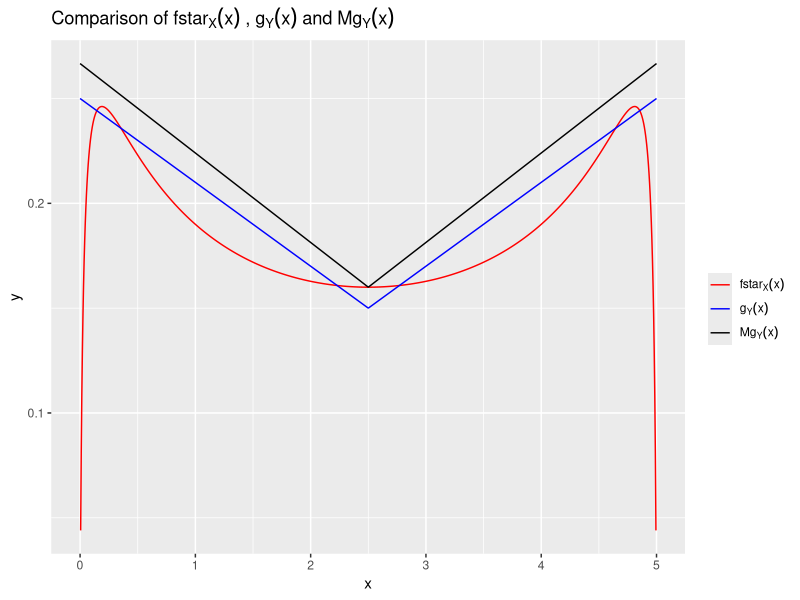
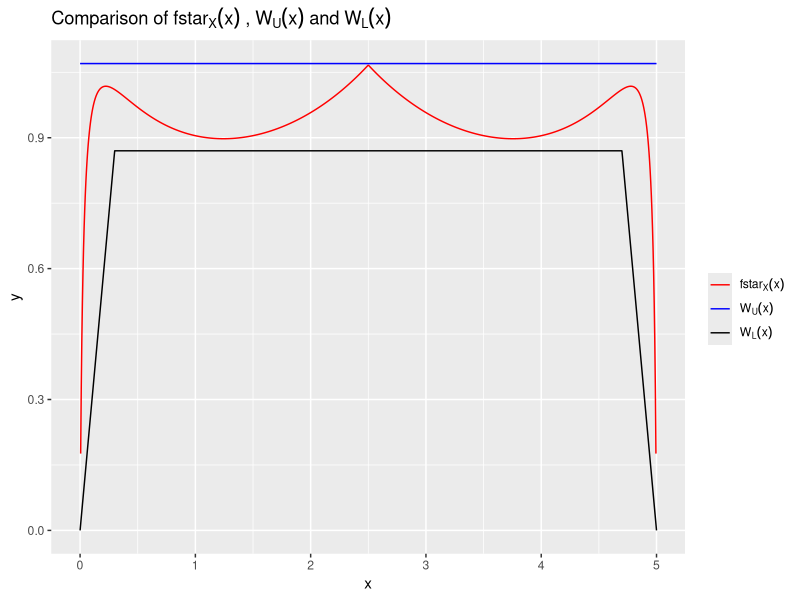
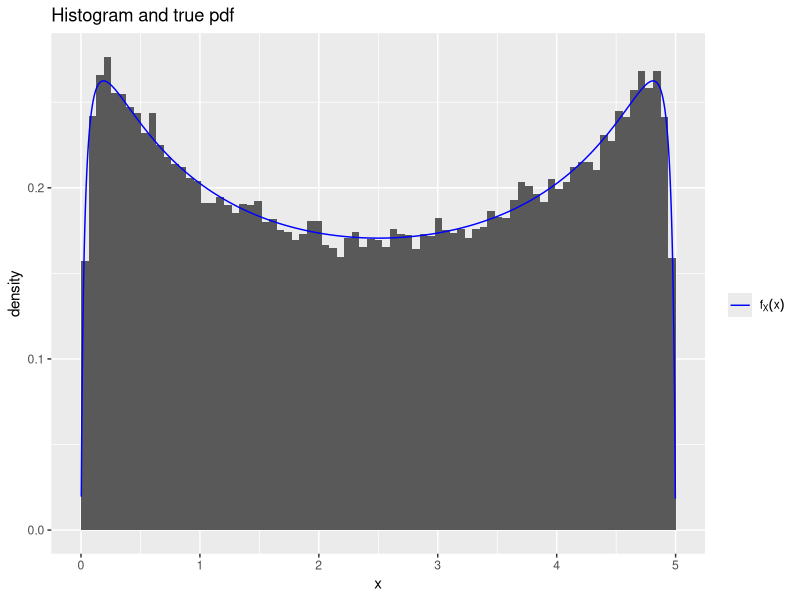
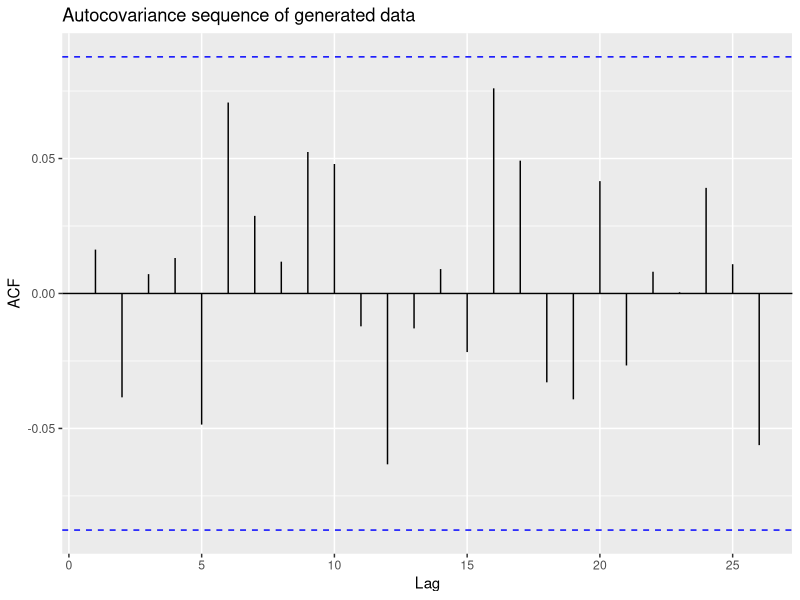
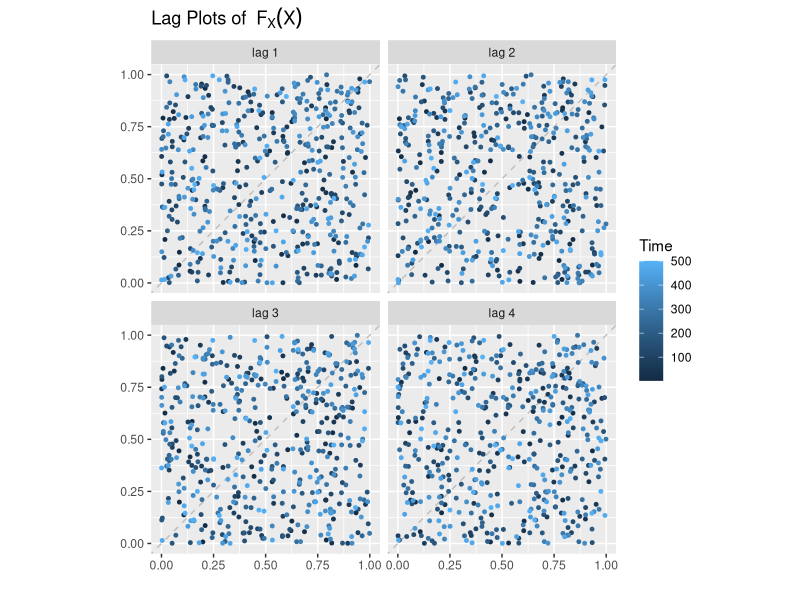
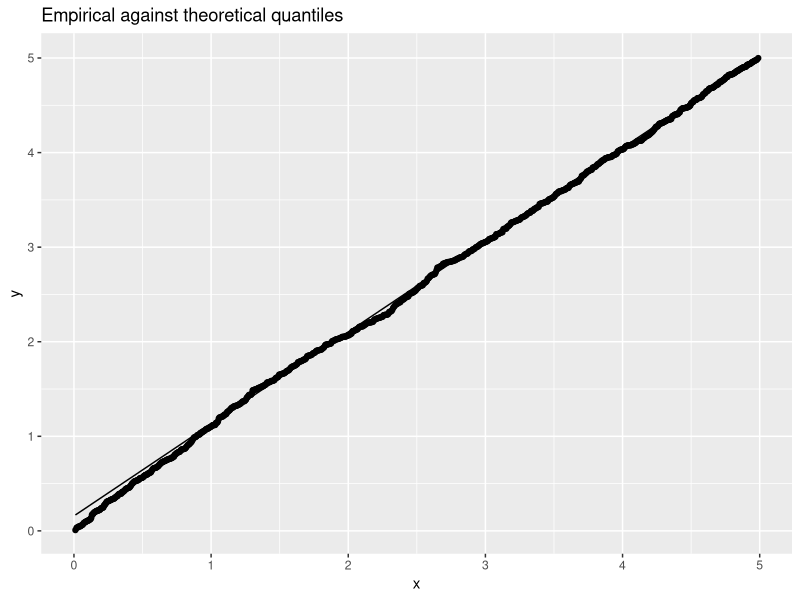

Generate these figures, in order, with R: (Note: a time limit stopped this script after it produced the figures.)
## ---- chunk 1
# Installing packages if required (specifying a mirror to avoid possible errors)
suppressPackageStartupMessages({
if(!require(ggplot2)) install.packages("ggplot2",repos = "http://cran.us.r-project.org")
library(ggplot2,verbose=FALSE,warn.conflicts=FALSE,quietly=TRUE)
})
suppressPackageStartupMessages({
if(!require(pracma)) install.packages("pracma",repos = "http://cran.us.r-project.org")
library(pracma,verbose=FALSE,warn.conflicts=FALSE,quietly=TRUE)
})
suppressPackageStartupMessages({
if(!require(knitr)) install.packages("pracma",repos = "http://cran.us.r-project.org")
library(pracma,verbose=FALSE,warn.conflicts=FALSE,quietly=TRUE)
})
suppressPackageStartupMessages({
if(!require(dplyr)) install.packages("pracma",repos = "http://cran.us.r-project.org")
library(pracma,verbose=FALSE,warn.conflicts=FALSE,quietly=TRUE)
})
suppressPackageStartupMessages({
if(!require(tidyverse)) install.packages("pracma",repos = "http://cran.us.r-project.org")
library(pracma,verbose=FALSE,warn.conflicts=FALSE,quietly=TRUE)
})
## ---- chunk 2
library(knitr)
knitr::opts_chunk$set(warning=FALSE, message=FALSE)
opts_chunk$set(tidy.opts=list(width.cutoff=60),tidy=TRUE)
suppressMessages(library(tidyverse,verbose=FALSE,warn.conflicts=FALSE,quietly=TRUE))
suppressMessages(library(forecast,verbose=FALSE,warn.conflicts =FALSE,quietly=TRUE))

# Function to evaluate f*_X(x)
fstar <- function(x) 1/(x*(5-x))*exp((-1/7)*(log(x/(5-x)))^2) 

gunif <- function(x) 1/5  # Function to evaluate a uniform g_Y_U(x) over x in 0 to 5

# Function to evaluate f*_X(x)/g_Y_U(x)
fstar_gunif <- function(x) (5/(x*(5-x)))*exp((-1/7)*(log(x/(5-x)))^2)  

# I use the optimize function to find M_U, the supremum of f*_X(x)/g_Y_U(x):
M_U <- optimize(fstar_gunif, c(0, 5), maximum=TRUE)$objective

# Evaluating f*_X(x) numerically using the in-built integrate function to find the 
# normalizing constant nc:
int = integrate(fstar,lower=0,upper=5)[1]$value
nc = 1/int

thetaU = int/M_U # Evaluating the acceptance probability thetaU: 76.2%
print(thetaU)
## ---- chunk 3
g <- function(y) # Function to evaluate g_Y(x)
{ifelse(y<=5/2, -0.04*y+0.25, 0.04*y+0.05)}

fstar_g <- function(x) # Function to evaluate f*_X(x)/g_Y(x) 
{ifelse(x<=5/2, fstar(x)/(-0.04*x+0.25),fstar(x)/(0.04*x+0.05))}
        
# I use the optimize function again to find M, the supremum of f*/g:
M <- optimize(fstar_g, c(0, 5), maximum=TRUE)$objective

# Evaluating the acceptance probability theta:
theta = int/M
print(theta)
## ---- chunk 4
# Obtain all the data required for the plots:
x=seq(0,5,l=1000)
fgx = data.frame(x=x, fx=fstar(x), gx=g(x), Mgx = M*g(x))
mylabs=list(expression(fstar[X](x)),expression(g[Y](x)),expression(Mg[Y](x)))

# Plots a comparison of f*_X, g_Y and Mg_Y:
p <- ggplot(fgx)
p + geom_line(aes(x,fx,colour="fx"))+
  geom_line(aes(x,gx,colour="fy"))+ 
  geom_line(aes(x,Mgx,colour="fz"))+
  labs(y="y", title=expression("Comparison of"~fstar[X](x)~"," ~g[Y](x)~"and"~Mg[Y](x)))+
  scale_colour_manual("", values=c("fx"="red","fy"="blue","fz"="black"), labels=mylabs)
## ---- chunk 5
trap <- function(u) # Function that generates from g using inversion
{
ifelse(u<=0.5, 6.25-25*sqrt(0.0625-0.08*u), -1.25+25*sqrt(-0.0175+0.08*u))
}

# Code for rejection sampling using Mg_Y as an envelope:
rds <- function(n){
  x <- vector()  # Simulated values in x
  p <- vector() # Estimated acceptance probabilities in p
  len_x = 0
  mult = 1/theta # 1/acceptance probability
  while(len_x <= n){
    n_to_gen = max((n-len_x)*mult,10) # Determine number to generate - not less than 10
    u1 = runif(n_to_gen)
    y=trap(u1) 
    u2 = runif(n_to_gen)
    # Accept X=y if u <= f*(y)/Mg(y):
    cond <- u2 <= fstar(y)/(M*g(y))  
    p <- c(p, sum(cond)/n_to_gen)
    x <- c(x, y[cond])
    len_x <- length(x)
  }
  cat("theoretical acceptance probability = ", theta, "\n")
  cat("acceptance probability = ", p, "\n")
  return(x[1:n]) # Return a data frame with column name "x"
}

x=rds(100000)
x_rds <- data.frame(x=x)
system.time(rds(100000))
## ---- chunk 6
W_U <- function(x) 1.07 # Upper squeeze is a uniform variable
W_L <- function(x) ifelse(x<=0.3, 2.9*x, ifelse(x<=4.7, 0.87, -2.9*x+14.5))

x=seq(0,5,l=1000)
fgx = data.frame(x=x, fx=fstar_g(x), wu=W_U(x), wl=W_L(x))
mylabs=list(expression(fstar[X](x)),expression(W[U](x)),expression(W[L](x)))

# Plotting the upper and lower squeeze and f^*_X:
p <- ggplot(fgx)
p + geom_line(aes(x,fx,colour="fx"))+
  geom_line(aes(x,wu,colour="fy"))+ 
  geom_line(aes(x,wl,colour="fz"))+
  labs(y="y", title=expression("Comparison of"~fstar[X](x)~"," ~W[U](x)~"and"~W[L](x)))+
  scale_colour_manual("", values=c("fx"="red","fy"="blue","fz"="black"), labels=mylabs)

## ---- chunk 7
trap <- function(u) # Function that generates from g using inversion
{
ifelse(u<=0.5, 6.25-25*sqrt(0.0625-0.08*u), -1.25+25*sqrt(-0.0175+0.08*u))
}

# Code for rejection sampling with squeezing:
rds_s <- function(n){
  x_s <- vector()  # Simulated values in x
  p_s <- vector() # Estimated acceptance probabilities in p
  len_x_s = 0
  mult_s = 1/theta # 1/acceptance probability
  while(len_x_s <= n){
    n_to_gen_s = max((n-len_x_s)*mult_s,10) # Determine number to generate
    u1_s = runif(n_to_gen_s)
    y_s=trap(u1_s) 
    u2_s = runif(n_to_gen_s)
    # Adding the squeezing conditions:
    s_cond <- ifelse(u2_s<=W_L(y_s), TRUE, 
                      ifelse(u2_s>W_U(y_s), FALSE, 
                      ifelse(u2_s > (fstar(y_s))/(M*g(y_s)), FALSE, TRUE)))
    p_s <- c(p_s, sum(s_cond)/n_to_gen_s)
    x_s <- c(x_s, y_s[s_cond])
    len_x_s <- length(x_s)
  }
  cat("theoretical acceptance probability = ", theta, "\n")
  cat("acceptance probability = ", p_s, "\n")
  return(x[1:n])
}

x=rds_s(100000)
system.time(rds_s(100000))
## ---- chunk 8
library(ggplot2)

# Code for the histogram:
mylabs=list(expression(f[X](x)))
cols = c("fy"="blue")
x=x_rds$x
x_plot = cbind(x_rds, fy = nc*(1/(x*(5-x)))*exp((-1/7)*(log(x/(5-x)))^2))
p <- ggplot(x_plot)
 p+ labs(y="density",title="Histogram and true pdf") +
  geom_histogram(aes(x,y= ..density..),breaks=seq(0, 5, l=80))+
  geom_line(aes(x,fy,colour="fy")) +
   scale_colour_manual(name="",values=cols, labels=mylabs)
## ---- chunk 9
# Function to evaluate f_X(x)
f <- function (x) nc*(1/(x*(5-x)))*exp((-1/7)*(log(x/(5-x)))^2) 

x = rds(500)
x_rds = data.frame(x=x)

# Theoretical cdf
cdf_int <- function(x) (integrate(f,lower=0,upper=x)[1])$value
cdf <- function (x) sapply(x,cdf_int)

# Code to plot the auto-covariance sequence of generated data and the lag plots
ggAcf(x_rds)+
  labs(title="Autocovariance sequence of generated data")
gglagplot(cdf(x_rds$x), lags=4, do.lines=FALSE)+
  labs(title=expression("Lag Plots of " ~ F[X](X)))
## ---- chunk 10
library(pracma,ggplot2)

# Generate some x from our probability density function
n=1000
x=rds(n)
x_plot = data.frame(x=x)

# Function which uses numerical integration to calculate F(p) - q
mycdf = function(p,q=0){
  integrate(f,0,p)$value-q
}

# Solving F(x) - q = 0 to calculate the quantiles
qfunc <- function(q){
  # Set lower as 0+10^(-5) and upper as 5-10^(-5) as it is close to where F_X(x) = 1
  bisect(mycdf, 0+10^(-5), 5-10^(-5),q=q)$root
}

# Making sure it works on a vector and returns a vector
qhn1 <- function(p) unlist(lapply(p, qfunc))

ggplot(x_plot, aes(sample=x))+
  labs(title="Empirical against theoretical quantiles")+
   stat_qq(distribution=qhn1,dparams=list()) +
   stat_qq_line(distribution=qhn1,dparams=list())
## ---- chunk 11
# Simulation study of KS test, using data set length stored in n_vals
n_vals = c(100,1000,5000,10000)
nn_vals = length(n_vals)
m = 100 # Taking m simulations of each length

ks.testrds <- function(x){
  kstestx = ks.test(x,cdf)  # cdf is the theoretical cdf from above
  return(c(kstestx$p.value, kstestx$statistic))
}
ks.results=data.frame()

for(n in 1:nn_vals){
  n1=n_vals[n]
  x <- matrix(0, nrow=n1, ncol=m)
  # One call to rds, then split into matrix in order to use the apply function
  x1 = rds(n1*m)
  for(i in 1:m)  x[,i] <- x1[((i-1)*n1+1):(i*n1)]
  ks.testx= apply(x,2,ks.testrds)
  ks.results = rbind(ks.results, data.frame(p.value=ks.testx[1,], D = ks.testx[2,], 
                                            N=rep(n1,m)))
}
## ---- chunk 12
ggplot(ks.results, aes(factor(N), D))+
  geom_violin()+
  geom_boxplot(width=0.05)+
  labs(title="Distributions of the K-S test statistics")
ggplot(ks.results, aes(factor(N), p.value))+
  geom_violin()+
  geom_boxplot(width=0.1)+
  labs(title="Distributions of the K-S p-values")
ggplot(ks.results, aes(p.value,colour=factor(N)))+
  geom_freqpoly(breaks=seq(0,1,0.1))+
  labs(title="Frequency polygons of p-values")
## ---- chunk 13
library(knitr)
#options(dplyr.summarise.inform = FALSE)
ks.table <- ks.results %>% group_by(N) %>% summarise("Mean p-value" = round(mean(p.value),digits=3), "Std Dev (p)" = round(sqrt(var(p.value)), 3), "Mean D"=round(mean(D), digits=3), "Std Dev (D)"= round(sqrt(var(D)), 3))
kable(ks.table)
## ---- chunk 14
f <- function (x) nc*(1/(x*(5-x)))*exp((-1/7)*(log(x/(5-x)))^2) 

n=1000
x = rds(n)
x = data.frame(x=x)
n_b = 10 # Number of bins
chi <- function(n_b) { 
    bins = seq(0,5, l=n_b+1) # Creating N bins
    x$bins <- cut(x$x,breaks=bins) # Bin column
    y = count(x,bins)$n # Observed frequencies
    p <- vector() # Store probabilities
  for (i in 1:n_b) {
    # Prob of being in each bin:
    p <- c(p,integrate(f, bins[i], bins[i+1])$value)}
    results= chisq.test(x=y, p=p, rescale.p=TRUE)
}

print(chi(10))
## ---- chunk 15
fstar <- function(x) (1/(x*(5-x)))*exp((-1/7)*(log(x/(5-x)))^2)

# Function to evaluate (f*)^2/g:
fstar_g_squared <- function(x) 
{ifelse(x<=5/2, ((((1/(x*(5-x)))*exp((-1/7)*(log(x/(5-x)))^2)))^2/(-0.04*x+0.25)), ((((1/(x*(5-x)))*exp((-1/7)*(log(x/(5-x)))^2)))^2/(0.04*x+0.05)))}

# Importance sampling:
n = 100000 # Number of iterations - create iid samples from our proposal distribution g_Y
u1 <- runif(n,0,1)
X <- trap(u1) # Generate from g_Y
thetahat_is = sum(fstar_g(X))/n
print(thetahat_is)

theta = integrate(fstar,0,5)[1]$value 

a=integrate(fstar_g_squared,0,5)[1]$value

var_thetahat_is = (a-theta^2)/n # Variance of the importance sampling estimate
print(var_thetahat_is)
## ---- chunk 16
fstar <- function(x) (1/(x*(5-x)))*exp((-1/7)*(log(x/(5-x)))^2)

n = 10000
c = optimize(fstar, c(0, 5), maximum=TRUE)$objective
# Generate random numbers uniformly inside box c(b-a)
u = runif(n,0,5)
v = runif(n,0,c)
thetahat_hm = 5*c/n*sum(v<=fstar(u)) # Calculates theta hat for HoM
print(thetahat_hm)

var_theta = theta/n*(5*c-theta) # Variance of theta hat
print(var_theta)
